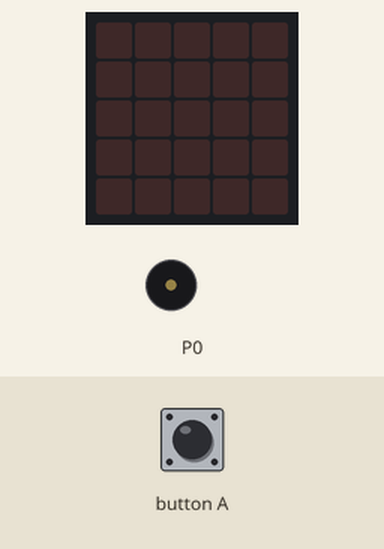
The program below on a simulated BBC micro:bit (MakeCode). Parts: the board's 5×5 LED display, buzzer (waves = sounding). The test bench sets the inputs (shaded band).

Above: at 1.2 s.
1.3 s: button A pressed for 0.15 s
At 1.65 s:
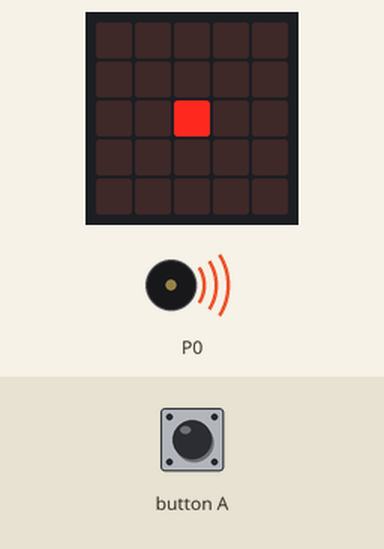
At 2.05 s:
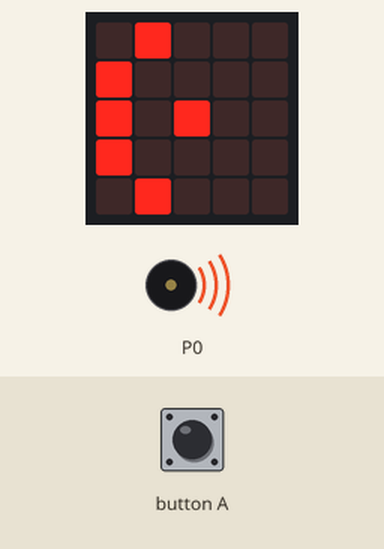
Timing chart, 0 to 13.3 s (numbered marks = the images above; inputs shaded):
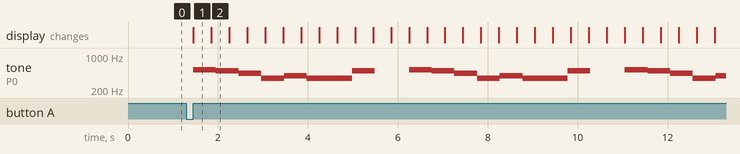

The program:

main.ts
```typescript
input.onButtonPressed(Button.A, function () {
    for (let index = 0; index < 4; index++) {
        music.play(music.stringPlayable("C5 B A F G F F B ", 120), music.PlaybackMode.InBackground)
        basic.showLeds(`
            . . . . .
            . . . . .
            . . # . .
            . . . . .
            . . . . .
            `)
        basic.showLeds(`
            . # . . .
            # . . . .
            # . # . .
            # . . . .
            . # . . .
            `)
        basic.showLeds(`
            . # # . .
            # # . . .
            # . # . .
            # # . . .
            . # # . .
            `)
        basic.showLeds(`
            . # # . .
            # # . # .
            # # # # .
            # # # # .
            . # # . .
            `)
        basic.showLeds(`
            . # # # .
            # . # . #
            # # # # #
            # # # # #
            # . # . #
            `)
        basic.showLeds(`
            . . # # #
            . # . # .
            . # # # #
            . # # # #
            . # . # .
            `)
        basic.showLeds(`
            . . . # #
            . . # . #
            . . # # #
            . . # # #
            . . # . #
            `)
        basic.showLeds(`
            . . . . #
            . . . # .
            . . . # #
            . . . # #
            . . . # .
            `)
        basic.showLeds(`
            . . . . .
            . . . . #
            . . . . #
            . . . . #
            . . . . #
            `)
        basic.showLeds(`
            . . . . .
            . . . . .
            . . # . .
            . . . . .
            . . . . .
            `)
        basic.showLeds(`
            . . . . .
            . # # # .
            . # . # .
            . # # # .
            . . . . .
            `)
        basic.showLeds(`
            # # # # #
            # # # # #
            # # # # #
            # # # # #
            # # # # #
            `)
    }
})
```

test.ts
```typescript
// testes vão aqui; isto não será compilado quando este pacote for usado como uma extensão.
```

Measured:
- after the input at 1.3 s, tone on P0: silent → 523 Hz after 0.15 s, then repeats every 4.8 s: 494 Hz 0.51 s, 440 Hz 0.51 s, 349 Hz 0.51 s, 392 Hz 0.51 s, 349 Hz 1.0 s, 494 Hz 0.50 s, silent 0.76 s, 523 Hz 0.51 s; the display: changes after 0.15 s (image 1)
- what the display in image 1 shows lasts 0.4 s, from 1.5 s to 1.9 s
